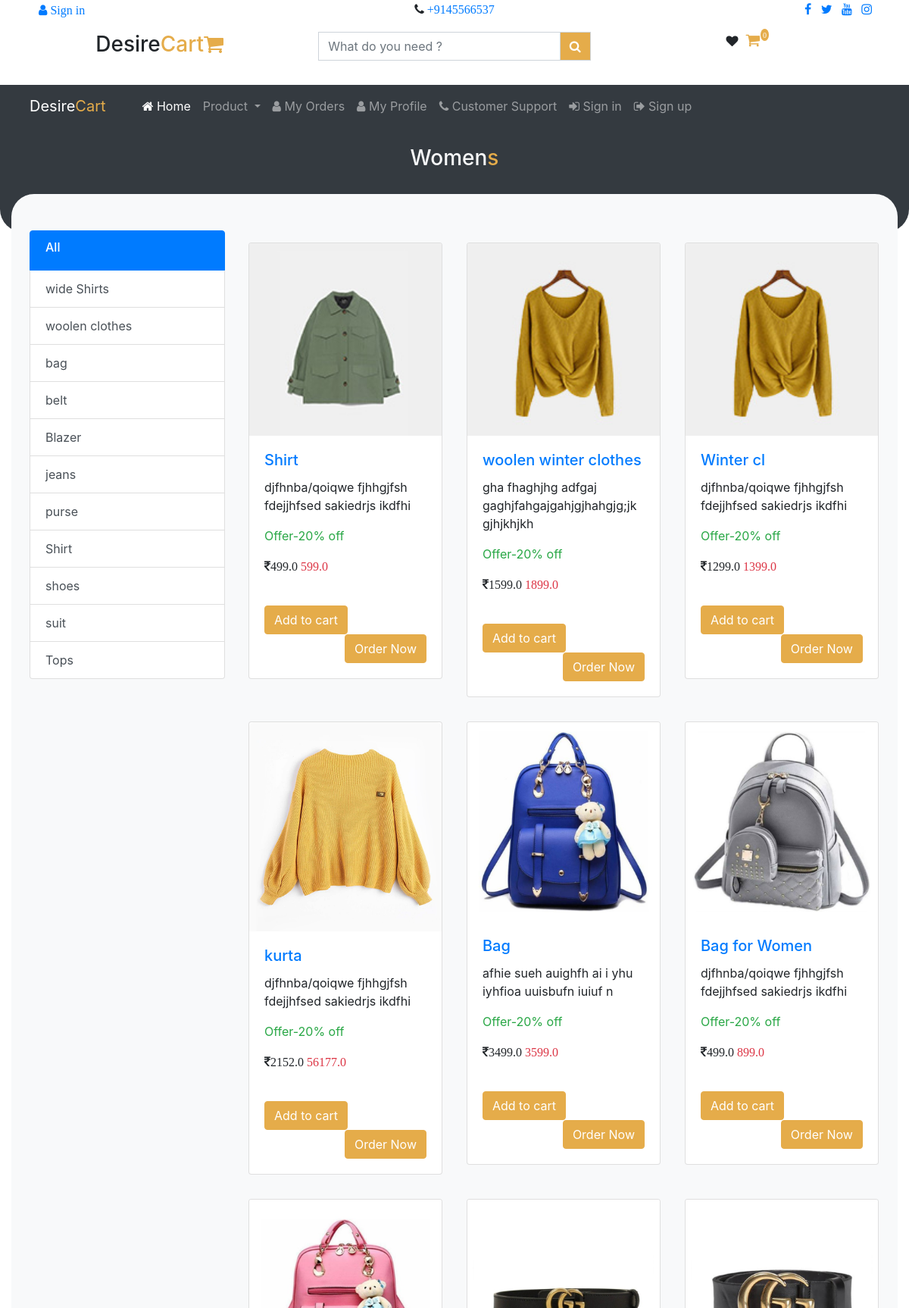
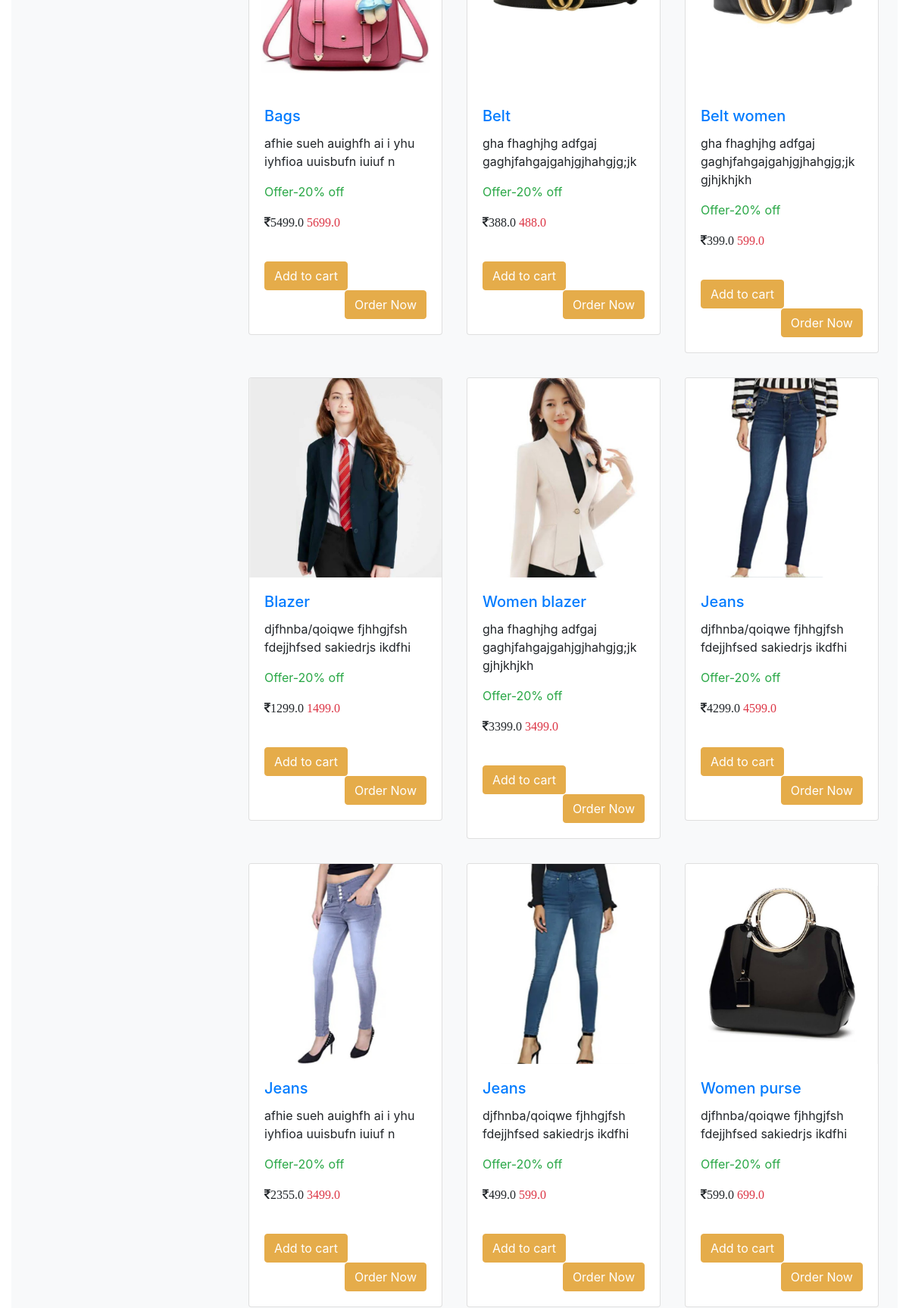
The app's page /user/womens/ (upper part) with its own data (2 pictures, top to bottom).
### user/models.py (models this page shows, shortened)
class subcategory(models.Model):
    id=models.AutoField
    name=models.CharField(max_length=50)
    date=models.DateField()

class product(models.Model):
    id=models.AutoField
    category=models.CharField(max_length=20)
    subcategory=models.ForeignKey(subcategory,on_delete=models.CASCADE)
    name=models.CharField(max_length=60)
    price=models.FloatField()
    disprice=models.FloatField()
    size=models.CharField(max_length=10)
    color=models.CharField(max_length=30)
    description=models.CharField(max_length=300)
    date=models.DateField()
    img=models.ImageField(upload_to='static/user/img',default='palce.jpg')

### user/views.py (the view)
# urls.py: path('womens/', views.womens),
def womens(request):
    p = product.objects.filter(category='Women')
    sub = []
    for a in p:
        if a.subcategory not in sub:
         sub.append(a.subcategory)
    if request.GET.get('cid'):
        p = product.objects.filter(category='Women', subcategory=request.GET.get('cid'))
    return render(request,'user/womens.html',context={'women':p,'cat':sub})

### templates/user/Womens.html (shortened to what this page needs)
{% extends 'base.html' %}
{% block content  %}
{% load static %}
<div class="container-fluid ">
    <div class="row  bg-dark py-4" style="border-radius:0px 0px 30px 30px;">
    <div class="col-sm-12 text-center text-light h3 pb-5">
        Women<font style="color:#e5ac4a;">s</font>
    </div>
</div>
    <div class="container-fluid bg-light py-5 px-4 " style="border-radius:30px;transform:translateY(-50px);">
  <div class="row">
      <div class="col-sm-3">
          <div class="list-group">
              <a href="/user/womens" class="list-group-item list-group-item-action active ">
                  <h6>All</h6>
          </a>
             {% for c in cat %}
          <a href="/user/womens?cid={{c.id}}" class="list-group-item list-group-item-action">
                                  {{c.name}}
          </a>
            {% endfor %}
         </div>
      </div>
      <div class="col-sm-9">
          <div class="row">
            {% for p in women %}
               <div class="col-sm-4 p-3">
                  <div class="card" >
                       <img class="card-img-top" src="/{{p.img}}" alt="Card image cap" width="40%">
                       <div class="card-body">
                          <a href="/user/details?product={{p.id}}" >
                        <h5 class="card-title">{{ p.name }}</h5></a>
                        <p class="card-text">{{ p.description }}</p>
                         <p class="card-text"><span class="text-success">Offer-20% off</span></p>
                         <p class="card-text"><span class="fa fa-inr">{{ p.disprice }}<font class="text-danger"> {{ p.price }}</font></span></p>
                       </div>
                      <div class="card-body">
                          {% if user.is_authenticated %}
                           <button onclick="check('/user/addtocart?pid={{p.id}}')" class="btn btn-dark" style="background:#e5ac4a;border-color: #e5ac4a; ">Add to cart</button>
                            <a href="/user/orderdetails?product={{p.id}}" target="_blank" class="btn btn-dark float-right" style="background:#e5ac4a;border-color: #e5ac4a; ">Order Now</a></p>
                          {% else %}
                            <button onclick="trig()" class="btn btn-dark" style="background:#e5ac4a;border-color: #e5ac4a; ">Add to cart</button>
                              <button onclick="trig()" class="btn btn-dark float-right" style="background:#e5ac4a;border-color: #e5ac4a; ">Order Now</button></p>
                          {% endif %}
                      </div>
                  </div>
              </div>
              {% endfor %}
          </div>
      </div>
  </div>
    </div>
</div>
{% endblock %}

### records on screen
subcategory: name "wide Shirts"
subcategory: name "woolen clothes"
subcategory: name "bag"
subcategory: name "belt"
subcategory: name "Blazer"
subcategory: name "jeans"
subcategory: name "purse"
subcategory: name "Shirt"
subcategory: name "shoes"
subcategory: name "suit"
subcategory: name "Tops"
product: img (picture), name "Shirt", description "djfhnba/qoiqwe fjhhgjfsh fdejjhfsed sakiedrjs ikdfhi", disprice "499.0", price "599.0"
product: img (picture), name "woolen winter clothes", description "gha fhaghjhg adfgaj gaghjfahgajgahjgjhahgjg;jk gjhjkhjkh", disprice "1599.0", price "1899.0"
product: img (picture), name "Winter cl", description "djfhnba/qoiqwe fjhhgjfsh fdejjhfsed sakiedrjs ikdfhi", disprice "1299.0", price "1399.0"
product: img (picture), name "kurta", description "djfhnba/qoiqwe fjhhgjfsh fdejjhfsed sakiedrjs ikdfhi", disprice "2152.0", price "56177.0"
product: img (picture), name "Bag", description "afhie sueh auighfh ai i yhu iyhfioa uuisbufn iuiuf n", disprice "3499.0", price "3599.0"
product: img (picture), name "Bag for Women", description "djfhnba/qoiqwe fjhhgjfsh fdejjhfsed sakiedrjs ikdfhi", disprice "499.0", price "899.0"
product: img (picture), name "Bags", description "afhie sueh auighfh ai i yhu iyhfioa uuisbufn iuiuf n", disprice "5499.0", price "5699.0"
product: img (picture), name "Belt", description "gha fhaghjhg adfgaj gaghjfahgajgahjgjhahgjg;jk", disprice "388.0", price "488.0"
product: img (picture), name "Belt women", description "gha fhaghjhg adfgaj gaghjfahgajgahjgjhahgjg;jk gjhjkhjkh", disprice "399.0", price "599.0"
product: img (picture), name "Blazer", description "djfhnba/qoiqwe fjhhgjfsh fdejjhfsed sakiedrjs ikdfhi", disprice "1299.0", price "1499.0"
product: img (picture), name "Women blazer", description "gha fhaghjhg adfgaj gaghjfahgajgahjgjhahgjg;jk gjhjkhjkh", disprice "3399.0", price "3499.0"
product: img (picture), name "Jeans", description "djfhnba/qoiqwe fjhhgjfsh fdejjhfsed sakiedrjs ikdfhi", disprice "4299.0", price "4599.0"
product: img (picture), name "Jeans", description "afhie sueh auighfh ai i yhu iyhfioa uuisbufn iuiuf n", disprice "2355.0", price "3499.0"
product: img (picture), name "Jeans", description "djfhnba/qoiqwe fjhhgjfsh fdejjhfsed sakiedrjs ikdfhi", disprice "499.0", price "599.0"
product: img (picture), name "Women purse", description "djfhnba/qoiqwe fjhhgjfsh fdejjhfsed sakiedrjs ikdfhi", disprice "599.0", price "699.0"
